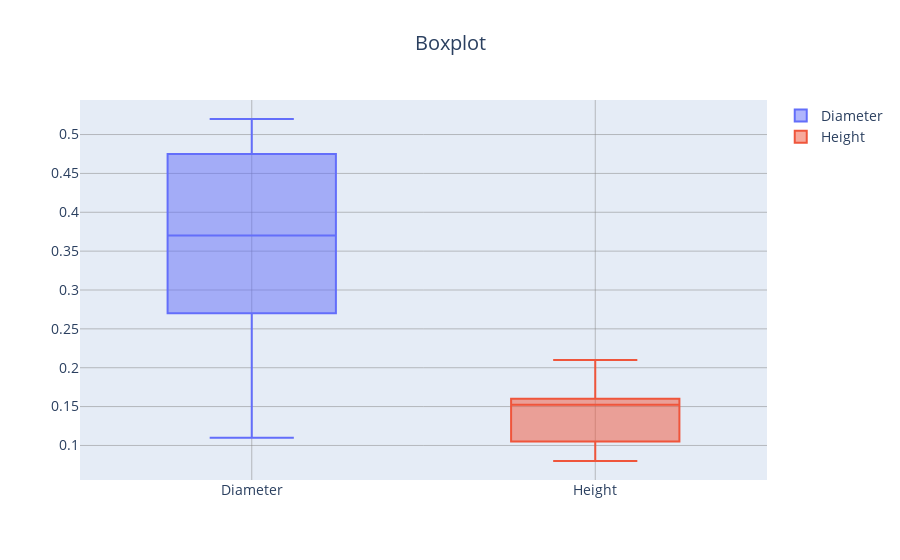

The code cell stored with this chart in its notebook:
### Code cell
data = [go.Box(y=x1,name='Diameter'),go.Box(y=x2,name='Height')] #Criando listas com objetos a serem plotados

layout=go.Layout(title='Boxplot',title_x=0.5,font_size=14) #Configurando o Layout principal

fig = go.Figure(data=data,layout=layout)

fig.update_xaxes(showgrid=True, gridwidth=0.5, gridcolor='grey') #Alterando a cor do grid (x)
fig.update_yaxes(showgrid=True, gridwidth=0.5, gridcolor='grey') 

pyo.plot(fig, filename='abalone_boxplot.html')
fig.show()

### Figure 1 — Plotly figure (JSON) as saved in the notebook; plotly's stock layout.template omitted (floating-point values rounded to 4 significant figures)
{"data": [{"name": "Diameter", "type": "box", "y": [0.36, 0.27, 0.52, 0.11, 0.41, 0.38, 0.475, 0.49, 0.325, 0.22]}, {"name": "Height", "type": "box", "y": [0.155, 0.09, 0.2, 0.08, 0.105, 0.16, 0.155, 0.11, 0.21, 0.15]}], "layout": {"font": {"size": 14}, "title": {"text": "Boxplot", "x": 0.5}, "xaxis": {"gridcolor": "grey", "gridwidth": 0.5, "showgrid": true}, "yaxis": {"gridcolor": "grey", "gridwidth": 0.5, "showgrid": true}}}
